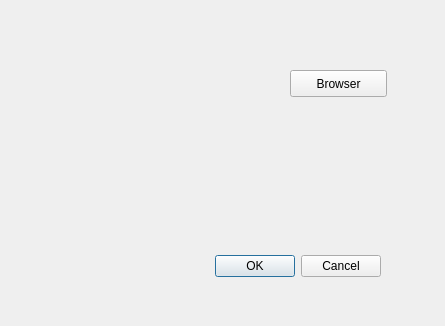
<?xml version="1.0" encoding="UTF-8"?>
<ui version="4.0">
 <class>SetDesktop</class>
 <widget class="QDialog" name="SetDesktop">
  <property name="geometry">
   <rect>
    <x>0</x>
    <y>0</y>
    <width>445</width>
    <height>326</height>
   </rect>
  </property>
  <property name="windowTitle">
   <string>Dialog</string>
  </property>
  <widget class="QDialogButtonBox" name="buttonBox">
   <property name="geometry">
    <rect>
     <x>40</x>
     <y>250</y>
     <width>341</width>
     <height>32</height>
    </rect>
   </property>
   <property name="orientation">
    <enum>Qt::Horizontal</enum>
   </property>
   <property name="standardButtons">
    <set>QDialogButtonBox::Cancel|QDialogButtonBox::Ok</set>
   </property>
  </widget>
  <widget class="QPushButton" name="Browser">
   <property name="geometry">
    <rect>
     <x>290</x>
     <y>70</y>
     <width>97</width>
     <height>27</height>
    </rect>
   </property>
   <property name="text">
    <string>Browser</string>
   </property>
  </widget>
 </widget>
 <resources/>
 <connections>
  <connection>
   <sender>buttonBox</sender>
   <signal>accepted()</signal>
   <receiver>SetDesktop</receiver>
   <slot>accept()</slot>
   <hints>
    <hint type="sourcelabel">
     <x>248</x>
     <y>254</y>
    </hint>
    <hint type="destinationlabel">
     <x>157</x>
     <y>274</y>
    </hint>
   </hints>
  </connection>
  <connection>
   <sender>buttonBox</sender>
   <signal>rejected()</signal>
   <receiver>SetDesktop</receiver>
   <slot>reject()</slot>
   <hints>
    <hint type="sourcelabel">
     <x>316</x>
     <y>260</y>
    </hint>
    <hint type="destinationlabel">
     <x>286</x>
     <y>274</y>
    </hint>
   </hints>
  </connection>
 </connections>
</ui>
